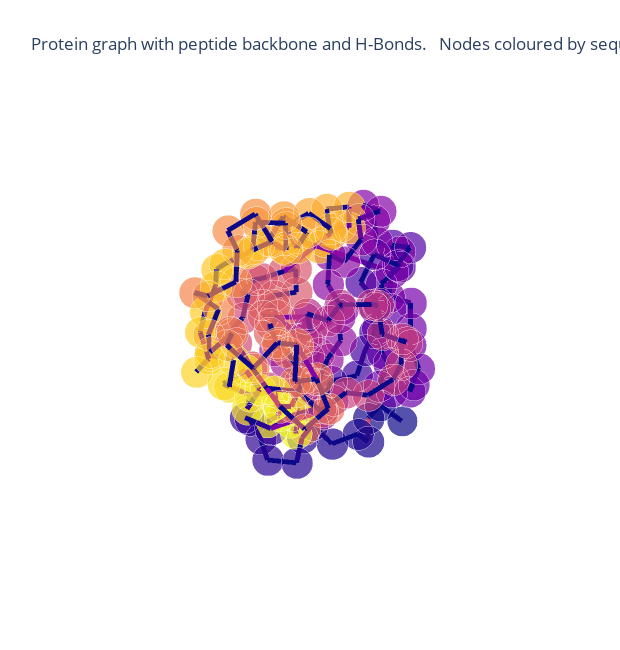

The notebook cell this image was saved under:
### Markdown cell above
### Edge Functions
Graphein is implemented in a functional fashion. In this case, this means in order to compute edges, we pass a list of edge construction functions to the construction. We have supplied a number of edge computation functions. These are located in:
* [`graphein.protein.edges.distance`](https://graphein.ai/modules/graphein.protein.html#module-graphein.protein.edges.distance)
* [`graphein.protein.edges.intramolecular`](https://graphein.ai/modules/graphein.protein.html#module-graphein.protein.edges.intramolecular) (these rely on an installation of [GetContacts](https://getcontacts.github.io/), an optional dependency) and a separate [GetContactsConfig](https://graphein.ai/modules/graphein.protein.html#graphein.protein.config.GetContactsConfig)
* [`graphein.protein.edges.atomic`](https://graphein.ai/modules/graphein.protein.html#module-graphein.protein.edges.atomic) (these are used in atomic-level graphs and we discuss these in [another notebook tutorial](https://graphein.ai/notebooks/atom_graph_tutorial.html))

However, edge functions are simple functions that take in an `nx.Graph` and return an `nx.Graph` with added edges. This means users can easily define their own to suit their purposes! Let's take a closer look at some of the in-built functions before defining our own.

#### Built-in Edge Functions

### Code cell
from graphein.protein.edges.distance import add_hydrogen_bond_interactions, add_peptide_bonds

new_edge_funcs = {"edge_construction_functions": [add_peptide_bonds, add_hydrogen_bond_interactions]}
config = ProteinGraphConfig(**new_edge_funcs)


g = construct_graph(config=config, pdb_code="3eiy")
p = plotly_protein_structure_graph(
    g,
    colour_edges_by="kind",
    colour_nodes_by="seq_position",
    label_node_ids=False,
    plot_title="Protein graph with peptide backbone and H-Bonds. \n Nodes coloured by sequence position. Edges coloured by type.",
    node_size_multiplier=1,
    )
p.show()

### Figure 1 — Plotly figure (JSON) as saved in the notebook; plotly's stock layout.template omitted (floating-point values rounded to 4 significant figures; data arrays with more than 128 entries replaced by an {"elided": "..."} marker saying what was removed)
{"data": [{"hoverinfo": "text+x+y+z", "marker": {"color": {"elided": "174x4 float values"}, "opacity": 0.7, "size": {"elided": "174 int values"}, "symbol": "circle"}, "mode": "markers", "text": {"elided": "174 str values"}, "type": "scatter3d", "x": {"elided": "174 float values"}, "y": {"elided": "174 float values"}, "z": {"elided": "174 float values"}}, {"hoverinfo": "text", "line": {"color": {"elided": "549x4 float values"}, "width": 10}, "mode": "lines", "text": {"elided": "549 str values"}, "type": "scatter3d", "x": {"elided": "549 float values"}, "y": {"elided": "549 float values"}, "z": {"elided": "549 float values"}}], "layout": {"height": 650, "margin": {"t": 100}, "scene": {"xaxis": {"showbackground": false, "showgrid": false, "showline": false, "showticklabels": false, "title": {"text": ""}, "zeroline": false}, "yaxis": {"showbackground": false, "showgrid": false, "showline": false, "showticklabels": false, "title": {"text": ""}, "zeroline": false}, "zaxis": {"showbackground": false, "showgrid": false, "showline": false, "showticklabels": false, "title": {"text": ""}, "zeroline": false}}, "showlegend": false, "title": {"text": "Protein graph with peptide backbone and H-Bonds. \n Nodes coloured by sequence position. Edges coloured by type."}, "width": 620}}
